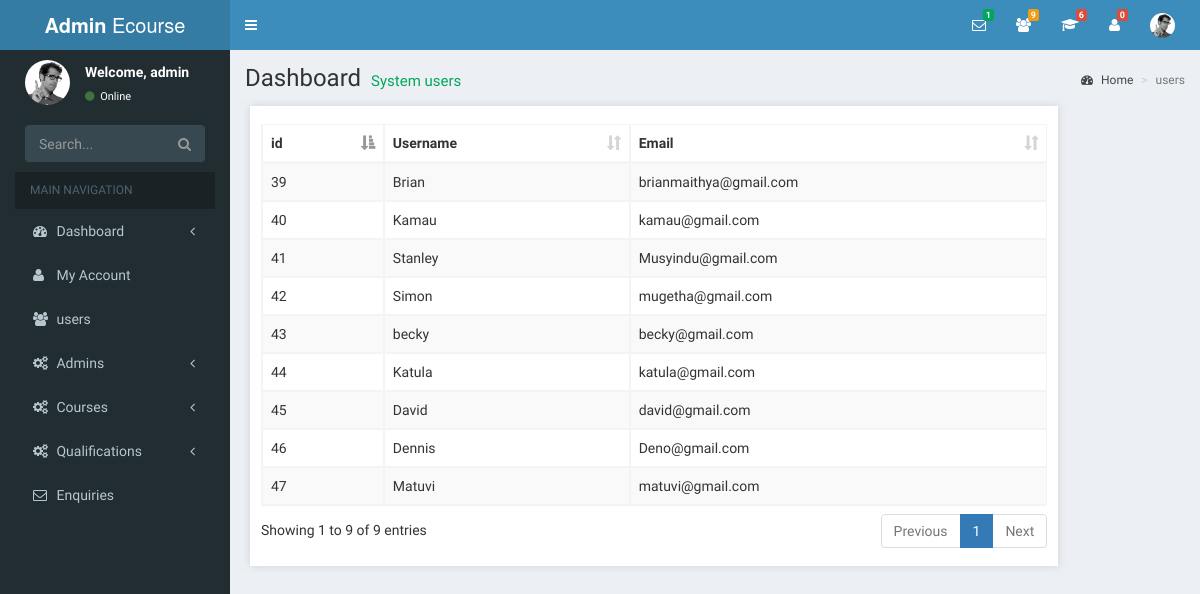
Page /admin/users.php on the earlier database version.
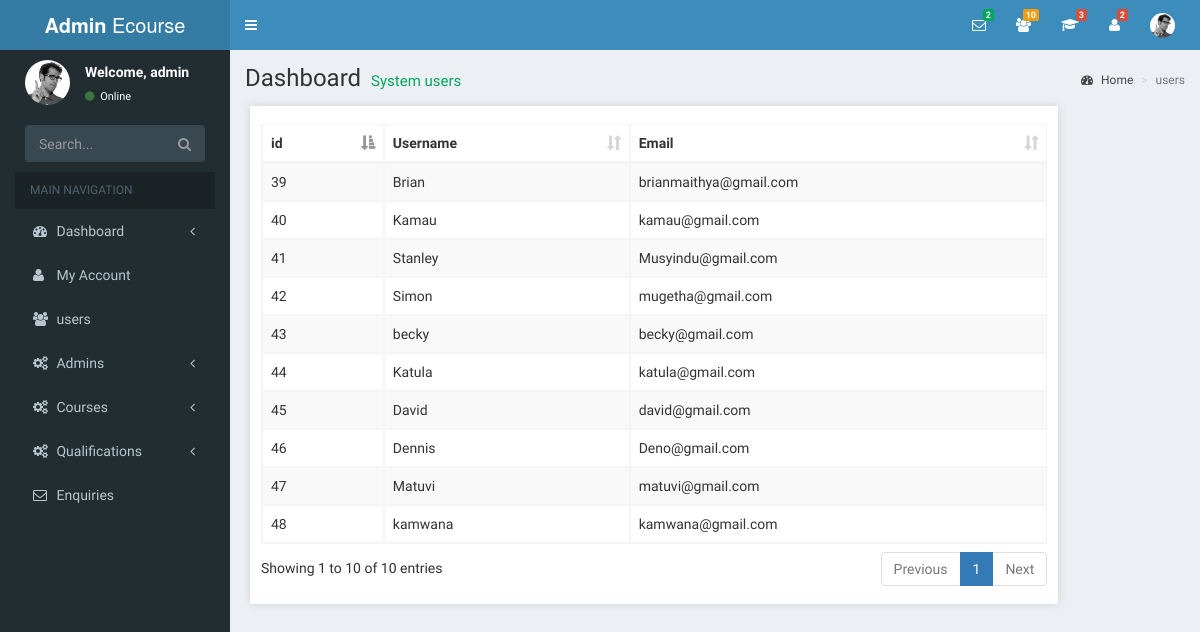
Same page on the later database version.
### tables this page shows
CREATE TABLE IF NOT EXISTS `members` (
  `id` int(50) NOT NULL AUTO_INCREMENT,
  `username` varchar(50) NOT NULL,
  `email` varchar(40) NOT NULL,
  `password` varchar(50) NOT NULL,
  PRIMARY KEY (`id`)
);

### admin/users.php (the view, shortened to what the changed rows need)
<?php
  require('layout/sidebar.php')
?>
  <div class="content-wrapper">
    <section class="content-header">
      <h1>
        Dashboard
        <small>System users</small>
      </h1>
    </section>
    <div class="all-users col-md-10">
      <?php
        $result = mysql_query("SELECT * FROM members");
        ?>
        <div class="courses_outer">
             <div class="course_table">
                    <table id="example" class="table table-striped table-bordered display">
                        <thead class="table_header">
                          <tr>
                            <th>id</th>
                            <th>Username</th>
                            <th>Email</th>
                          </tr>
                        </thead>
                        <tbody>
                          <?php
                            while( $row = mysql_fetch_assoc( $result ) ){
                              echo
                              "<tr>
                                <td>{$row['id']}</td>
                                <td>{$row['username']}</td>
                                <td>{$row['email']}</td>
                              </tr>";
                            }
                          ?>
                        </tbody>
                    </table>
                 </div>
        </div>
   </div>
  </div>
<?php
  require('layout/footer.php')
?>

### admin/layout/sidebar.php (shortened to what the changed rows need)
<?php
 include_once 'includes/dbconfig.php';
?>
<!DOCTYPE html>
<html>
<head>
  <link rel="stylesheet" href="bootstrap/css/bootstrap.min.css">
  <link rel="stylesheet" href="assets/css/dataTables.bootstrap.css">
  <link rel="stylesheet" href="font-awesome/css/font-awesome.min.css">
  <link rel="stylesheet" href="bootstrap/css/ionicons.min.css">
  <link rel="stylesheet" href="dist/css/AdminLTE.css">
  <link rel="stylesheet" href="dist/css/skins/_all-skins.min.css">
  <link rel="stylesheet" href="plugins/iCheck/flat/green.css">
  <link rel="stylesheet" href="plugins/morris/morris.css">
  <link rel="stylesheet" href="plugins/jvectormap/jquery-jvectormap-1.2.2.css">
  <link rel="stylesheet" href="plugins/datepicker/datepicker3.css">
  <link rel="stylesheet" href="plugins/daterangepicker/daterangepicker-bs3.css">
  <link rel="stylesheet" href="plugins/bootstrap-wysihtml5/bootstrap3-wysihtml5.min.css">
</head>
<body class="hold-transition skin-blue sidebar-mini">
<div class="wrapper">
  <header class="main-header">
    <nav class="navbar navbar-static-top" role="navigation">
      <div class="navbar-custom-menu">
        <ul class="nav navbar-nav">
          <li class="messages-menu">
              <a href="messages.php" class="enquiries">
                  <i class="fa fa-envelope-o" title="messages to read"></i>
                  <span class="label label-success">
                      <?php
                          $result = mysql_query("SELECT * FROM enquiries WHERE status='unread'", $db);
                          $num_rows = mysql_num_rows($result);
                          echo "$num_rows";
                       ?>
                   </span>
               </a>
          </li>
          <li class="dropdown notifications-menu">
             <a href="users.php" class="enquiries">
                  <i class="fa fa-users" title="System users"></i>
                  <span class="label label-warning">
                      <?php
                          $result = mysql_query("SELECT * FROM members", $db);
                          $num_rows = mysql_num_rows($result);
                          echo "$num_rows";
                       ?>
                   </span>
               </a>
          </li>
          <li class="dropdown notifications-menu">
             <a href="others.php" class="enquiries">
                  <i class="fa fa-graduation-cap" title="Available courses"></i>
                  <span class="label label-danger">
                      <?php
                          $result = mysql_query("SELECT * FROM courses", $db);
                          $num_rows = mysql_num_rows($result);
                          echo "$num_rows";
                       ?>
                   </span>
               </a>
          </li>
          <li class="dropdown notifications-menu">
             <a href="admins.php" class="enquiries">
                  <i class="fa fa-user" title="list of Admins"></i>
                  <span class="label label-danger">
                      <?php
                          $result = mysql_query("SELECT * FROM admin", $db);
                          $num_rows = mysql_num_rows($result);
                          echo "$num_rows";
                       ?>
                   </span>
               </a>
          </li>
        </ul>
      </div>
    </nav>
  </header>

Differences in the rows shown:
added members: id "48", username "kamwana", email "kamwana@gmail.com"
Other differences:
$num_rows: "1" → "2"
$num_rows: "9" → "10"
$num_rows: "6" → "3"
$num_rows: "0" → "2"
text written by a page script: "Showing 1 to 9 of 9 entries Previous 1 Next" → "Showing 1 to 10 of 10 entries Previous 1 Next"
